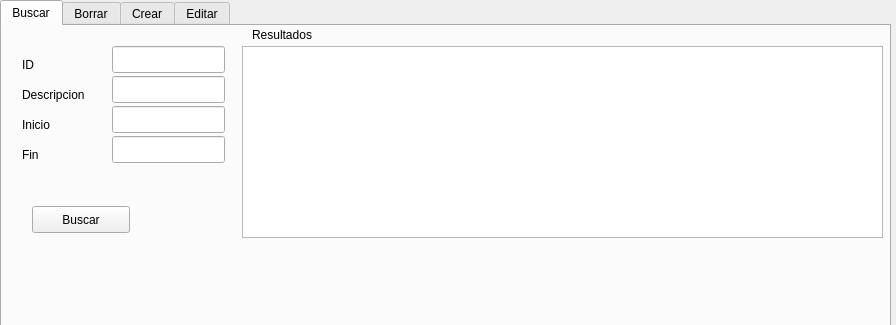
<?xml version="1.0" encoding="UTF-8"?>
<ui version="4.0">
 <class>VentanaAdministrarCursos</class>
 <widget class="QWidget" name="VentanaAdministrarCursos">
  <property name="geometry">
   <rect>
    <x>0</x>
    <y>0</y>
    <width>896</width>
    <height>325</height>
   </rect>
  </property>
  <property name="windowTitle">
   <string>Form</string>
  </property>
  <widget class="QTabWidget" name="tabWidget">
   <property name="geometry">
    <rect>
     <x>0</x>
     <y>0</y>
     <width>891</width>
     <height>371</height>
    </rect>
   </property>
   <property name="currentIndex">
    <number>0</number>
   </property>
   <widget class="QWidget" name="Buscar">
    <attribute name="title">
     <string>Buscar</string>
    </attribute>
    <widget class="QPushButton" name="botonBuscarCurso">
     <property name="geometry">
      <rect>
       <x>30</x>
       <y>180</y>
       <width>98</width>
       <height>27</height>
      </rect>
     </property>
     <property name="text">
      <string>Buscar</string>
     </property>
    </widget>
    <widget class="QLineEdit" name="campoBuscarIdCurso">
     <property name="geometry">
      <rect>
       <x>110</x>
       <y>20</y>
       <width>113</width>
       <height>27</height>
      </rect>
     </property>
    </widget>
    <widget class="QLabel" name="etiquetaBuscarIdCurso">
     <property name="geometry">
      <rect>
       <x>20</x>
       <y>30</y>
       <width>66</width>
       <height>17</height>
      </rect>
     </property>
     <property name="text">
      <string>ID</string>
     </property>
    </widget>
    <widget class="QLabel" name="etiquetaBuscarDescripcionCurso">
     <property name="geometry">
      <rect>
       <x>20</x>
       <y>60</y>
       <width>91</width>
       <height>17</height>
      </rect>
     </property>
     <property name="text">
      <string>Descripcion</string>
     </property>
    </widget>
    <widget class="QLabel" name="etiquetaBuscarInicioCurso">
     <property name="geometry">
      <rect>
       <x>20</x>
       <y>90</y>
       <width>66</width>
       <height>17</height>
      </rect>
     </property>
     <property name="text">
      <string>Inicio</string>
     </property>
    </widget>
    <widget class="QLabel" name="etiquetaBuscarFinCurso">
     <property name="geometry">
      <rect>
       <x>20</x>
       <y>120</y>
       <width>66</width>
       <height>17</height>
      </rect>
     </property>
     <property name="text">
      <string>Fin</string>
     </property>
    </widget>
    <widget class="QLineEdit" name="campoBuscarDescripcionCurso">
     <property name="geometry">
      <rect>
       <x>110</x>
       <y>50</y>
       <width>113</width>
       <height>27</height>
      </rect>
     </property>
    </widget>
    <widget class="QLineEdit" name="campoBuscarInicioCurso">
     <property name="geometry">
      <rect>
       <x>110</x>
       <y>80</y>
       <width>113</width>
       <height>27</height>
      </rect>
     </property>
    </widget>
    <widget class="QLineEdit" name="campoBuscarFinCurso">
     <property name="geometry">
      <rect>
       <x>110</x>
       <y>110</y>
       <width>113</width>
       <height>27</height>
      </rect>
     </property>
    </widget>
    <widget class="QLabel" name="etiquetaBuscarActividadesCurso">
     <property name="geometry">
      <rect>
       <x>250</x>
       <y>0</y>
       <width>161</width>
       <height>17</height>
      </rect>
     </property>
     <property name="text">
      <string>Resultados</string>
     </property>
    </widget>
    <widget class="QListWidget" name="listaBuscarActividadescurso">
     <property name="geometry">
      <rect>
       <x>240</x>
       <y>20</y>
       <width>641</width>
       <height>192</height>
      </rect>
     </property>
    </widget>
   </widget>
   <widget class="QWidget" name="tab_2">
    <attribute name="title">
     <string>Borrar</string>
    </attribute>
    <widget class="QLineEdit" name="campoBorrarCurso">
     <property name="geometry">
      <rect>
       <x>90</x>
       <y>40</y>
       <width>113</width>
       <height>27</height>
      </rect>
     </property>
    </widget>
    <widget class="QLabel" name="etiquetaBorrarCurso">
     <property name="geometry">
      <rect>
       <x>20</x>
       <y>50</y>
       <width>66</width>
       <height>17</height>
      </rect>
     </property>
     <property name="text">
      <string>ID</string>
     </property>
    </widget>
    <widget class="QPushButton" name="botonBorrarCurso">
     <property name="geometry">
      <rect>
       <x>240</x>
       <y>40</y>
       <width>98</width>
       <height>27</height>
      </rect>
     </property>
     <property name="text">
      <string>Borrar</string>
     </property>
    </widget>
   </widget>
   <widget class="QWidget" name="tab_3">
    <attribute name="title">
     <string>Crear</string>
    </attribute>
    <widget class="QLineEdit" name="campoCrearIdCurso">
     <property name="geometry">
      <rect>
       <x>200</x>
       <y>40</y>
       <width>113</width>
       <height>27</height>
      </rect>
     </property>
    </widget>
    <widget class="QLineEdit" name="campoCrearDescripcionCurso">
     <property name="geometry">
      <rect>
       <x>200</x>
       <y>70</y>
       <width>113</width>
       <height>27</height>
      </rect>
     </property>
    </widget>
    <widget class="QLabel" name="etiquetaCrearIdCurso">
     <property name="geometry">
      <rect>
       <x>40</x>
       <y>40</y>
       <width>66</width>
       <height>17</height>
      </rect>
     </property>
     <property name="text">
      <string>ID</string>
     </property>
    </widget>
    <widget class="QLabel" name="etiquetaCrearDescripcionCurso">
     <property name="geometry">
      <rect>
       <x>40</x>
       <y>70</y>
       <width>91</width>
       <height>17</height>
      </rect>
     </property>
     <property name="text">
      <string>Descripcion</string>
     </property>
    </widget>
    <widget class="QLabel" name="etiquetaCrearInicioCurso">
     <property name="geometry">
      <rect>
       <x>40</x>
       <y>110</y>
       <width>66</width>
       <height>17</height>
      </rect>
     </property>
     <property name="text">
      <string>Inicio</string>
     </property>
    </widget>
    <widget class="QLabel" name="etiquetaCrearFinCurso">
     <property name="geometry">
      <rect>
       <x>40</x>
       <y>140</y>
       <width>66</width>
       <height>17</height>
      </rect>
     </property>
     <property name="text">
      <string>Fin</string>
     </property>
    </widget>
    <widget class="QDateEdit" name="campoCrearInicioCurso">
     <property name="geometry">
      <rect>
       <x>200</x>
       <y>100</y>
       <width>110</width>
       <height>27</height>
      </rect>
     </property>
    </widget>
    <widget class="QDateEdit" name="campoCrearFinCurso">
     <property name="geometry">
      <rect>
       <x>200</x>
       <y>130</y>
       <width>110</width>
       <height>27</height>
      </rect>
     </property>
    </widget>
    <widget class="QPushButton" name="botonCrearAgregarActividadCurso">
     <property name="geometry">
      <rect>
       <x>370</x>
       <y>40</y>
       <width>131</width>
       <height>27</height>
      </rect>
     </property>
     <property name="text">
      <string>Agregar Actividad</string>
     </property>
    </widget>
    <widget class="QPushButton" name="botonCrearCurso">
     <property name="geometry">
      <rect>
       <x>370</x>
       <y>140</y>
       <width>98</width>
       <height>27</height>
      </rect>
     </property>
     <property name="text">
      <string>Crear Curso</string>
     </property>
    </widget>
    <widget class="QPushButton" name="botonCrearAgregarCohorteCurso">
     <property name="geometry">
      <rect>
       <x>370</x>
       <y>90</y>
       <width>131</width>
       <height>27</height>
      </rect>
     </property>
     <property name="text">
      <string>Agregar Cohorte</string>
     </property>
    </widget>
   </widget>
   <widget class="QWidget" name="tab">
    <attribute name="title">
     <string>Editar</string>
    </attribute>
    <widget class="QLineEdit" name="campoEditarIdcurso">
     <property name="geometry">
      <rect>
       <x>170</x>
       <y>40</y>
       <width>113</width>
       <height>27</height>
      </rect>
     </property>
    </widget>
    <widget class="QLineEdit" name="campoEditardescripcioncurso">
     <property name="geometry">
      <rect>
       <x>170</x>
       <y>70</y>
       <width>113</width>
       <height>27</height>
      </rect>
     </property>
    </widget>
    <widget class="QDateEdit" name="campoEditarFincurso">
     <property name="geometry">
      <rect>
       <x>170</x>
       <y>130</y>
       <width>110</width>
       <height>27</height>
      </rect>
     </property>
    </widget>
    <widget class="QDateEdit" name="campoEditarIniciocurso">
     <property name="geometry">
      <rect>
       <x>170</x>
       <y>100</y>
       <width>110</width>
       <height>27</height>
      </rect>
     </property>
    </widget>
    <widget class="QLabel" name="label_7">
     <property name="geometry">
      <rect>
       <x>30</x>
       <y>50</y>
       <width>66</width>
       <height>17</height>
      </rect>
     </property>
     <property name="text">
      <string>ID</string>
     </property>
    </widget>
    <widget class="QLabel" name="label_8">
     <property name="geometry">
      <rect>
       <x>30</x>
       <y>80</y>
       <width>91</width>
       <height>17</height>
      </rect>
     </property>
     <property name="text">
      <string>Descripcion</string>
     </property>
    </widget>
    <widget class="QLabel" name="label_9">
     <property name="geometry">
      <rect>
       <x>30</x>
       <y>110</y>
       <width>66</width>
       <height>17</height>
      </rect>
     </property>
     <property name="text">
      <string>Inicio</string>
     </property>
    </widget>
    <widget class="QLabel" name="label_10">
     <property name="geometry">
      <rect>
       <x>30</x>
       <y>140</y>
       <width>66</width>
       <height>17</height>
      </rect>
     </property>
     <property name="text">
      <string>Fin</string>
     </property>
    </widget>
    <widget class="QPushButton" name="botonEditarActividadCurso">
     <property name="geometry">
      <rect>
       <x>380</x>
       <y>70</y>
       <width>121</width>
       <height>27</height>
      </rect>
     </property>
     <property name="text">
      <string>Editar Actividad</string>
     </property>
    </widget>
    <widget class="QPushButton" name="botonEditarCurso">
     <property name="geometry">
      <rect>
       <x>380</x>
       <y>20</y>
       <width>121</width>
       <height>27</height>
      </rect>
     </property>
     <property name="text">
      <string>Editar Curso</string>
     </property>
    </widget>
    <widget class="QPushButton" name="botonEditarCohorteCurso">
     <property name="geometry">
      <rect>
       <x>380</x>
       <y>120</y>
       <width>131</width>
       <height>27</height>
      </rect>
     </property>
     <property name="text">
      <string>Editar Cohorte</string>
     </property>
    </widget>
   </widget>
  </widget>
 </widget>
 <resources/>
 <connections/>
</ui>
